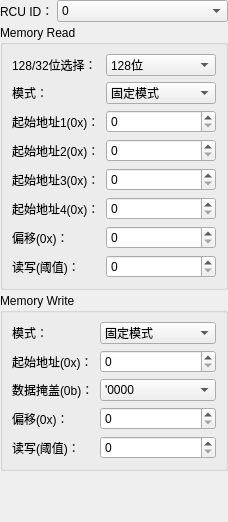
         <widget class="QWidget" name="page_rcu">
          <layout class="QVBoxLayout" name="verticalLayout_16">
           <property name="spacing">
            <number>3</number>
           </property>
           <property name="leftMargin">
            <number>0</number>
           </property>
           <property name="topMargin">
            <number>0</number>
           </property>
           <property name="rightMargin">
            <number>0</number>
           </property>
           <item>
            <layout class="QHBoxLayout" name="horizontalLayout_10">
             <property name="leftMargin">
              <number>0</number>
             </property>
             <property name="rightMargin">
              <number>0</number>
             </property>
             <item>
              <widget class="QLabel" name="label_rcu_id">
               <property name="text">
                <string>RCU ID：</string>
               </property>
               <property name="buddy">
                <cstring>comboBox_rcu_id</cstring>
               </property>
              </widget>
             </item>
             <item>
              <widget class="QComboBox" name="comboBox_rcu_id">
               <property name="sizePolicy">
                <sizepolicy hsizetype="Expanding" vsizetype="Fixed">
                 <horstretch>0</horstretch>
                 <verstretch>0</verstretch>
                </sizepolicy>
               </property>
               <item>
                <property name="text">
                 <string>0</string>
                </property>
               </item>
               <item>
                <property name="text">
                 <string>1</string>
                </property>
               </item>
               <item>
                <property name="text">
                 <string>2</string>
                </property>
               </item>
               <item>
                <property name="text">
                 <string>3</string>
                </property>
               </item>
              </widget>
             </item>
            </layout>
           </item>
           <item>
            <widget class="QGroupBox" name="groupBox">
             <property name="title">
              <string>Memory Read</string>
             </property>
             <layout class="QFormLayout" name="formLayout_3">
              <item row="0" column="0">
               <widget class="QLabel" name="label_18">
                <property name="text">
                 <string>128/32位选择：</string>
                </property>
                <property name="buddy">
                 <cstring>comboBox_rcu_read_post</cstring>
                </property>
               </widget>
              </item>
              <item row="0" column="1">
               <widget class="QComboBox" name="comboBox_rcu_read_post">
                <item>
                 <property name="text">
                  <string>128位</string>
                 </property>
                </item>
                <item>
                 <property name="text">
                  <string>32位</string>
                 </property>
                </item>
               </widget>
              </item>
              <item row="1" column="0">
               <widget class="QLabel" name="label_19">
                <property name="text">
                 <string>模式：</string>
                </property>
                <property name="buddy">
                 <cstring>comboBox_rcu_read_mode</cstring>
                </property>
               </widget>
              </item>
              <item row="1" column="1">
               <widget class="QComboBox" name="comboBox_rcu_read_mode">
                <item>
                 <property name="text">
                  <string>固定模式</string>
                 </property>
                </item>
                <item>
                 <property name="text">
                  <string>累加模式</string>
                 </property>
                </item>
                <item>
                 <property name="text">
                  <string>阈值累加</string>
                 </property>
                </item>
                <item>
                 <property name="text">
                  <string>累加&amp;阈值清零</string>
                 </property>
                </item>
               </widget>
              </item>
              <item row="2" column="0">
               <widget class="QLabel" name="label_address1">
                <property name="text">
                 <string>起始地址1(0x)：</string>
                </property>
                <property name="buddy">
                 <cstring>spinBox_rcu_read_address1</cstring>
                </property>
               </widget>
              </item>
              <item row="2" column="1">
               <widget class="QSpinBox" name="spinBox_rcu_read_address1">
                <property name="maximum">
                 <number>383</number>
                </property>
                <property name="displayIntegerBase">
                 <number>16</number>
                </property>
               </widget>
              </item>
              <item row="3" column="0">
               <widget class="QLabel" name="label_address1_2">
                <property name="text">
                 <string>起始地址2(0x)：</string>
                </property>
                <property name="buddy">
                 <cstring>spinBox_rcu_read_address2</cstring>
                </property>
               </widget>
              </item>
              <item row="3" column="1">
               <widget class="QSpinBox" name="spinBox_rcu_read_address2">
                <property name="maximum">
                 <number>383</number>
                </property>
                <property name="displayIntegerBase">
                 <number>16</number>
                </property>
               </widget>
              </item>
              <item row="4" column="0">
               <widget class="QLabel" name="label_address1_3">
                <property name="text">
                 <string>起始地址3(0x)：</string>
                </property>
                <property name="buddy">
                 <cstring>spinBox_rcu_read_address3</cstring>
                </property>
               </widget>
              </item>
              <item row="4" column="1">
               <widget class="QSpinBox" name="spinBox_rcu_read_address3">
                <property name="maximum">
                 <number>383</number>
                </property>
                <property name="displayIntegerBase">
                 <number>16</number>
                </property>
               </widget>
              </item>
              <item row="5" column="0">
               <widget class="QLabel" name="label_address1_4">
                <property name="text">
                 <string>起始地址4(0x)：</string>
                </property>
                <property name="buddy">
                 <cstring>spinBox_rcu_read_address4</cstring>
                </property>
               </widget>
              </item>
              <item row="5" column="1">
               <widget class="QSpinBox" name="spinBox_rcu_read_address4">
                <property name="maximum">
                 <number>383</number>
                </property>
                <property name="displayIntegerBase">
                 <number>16</number>
                </property>
               </widget>
              </item>
              <item row="6" column="0">
               <widget class="QLabel" name="label_address1_5">
                <property name="text">
                 <string>偏移(0x)：</string>
                </property>
                <property name="buddy">
                 <cstring>spinBox_rcu_read_offset</cstring>
                </property>
               </widget>
              </item>
              <item row="6" column="1">
               <widget class="QSpinBox" name="spinBox_rcu_read_offset">
                <property name="maximum">
                 <number>95</number>
                </property>
                <property name="displayIntegerBase">
                 <number>16</number>
                </property>
               </widget>
              </item>
              <item row="7" column="0">
               <widget class="QLabel" name="label_address1_6">
                <property name="text">
                 <string>读写(阈值)：</string>
                </property>
                <property name="buddy">
                 <cstring>spinBox_rcu_read_rwTimes</cstring>
                </property>
               </widget>
              </item>
              <item row="7" column="1">
               <widget class="QSpinBox" name="spinBox_rcu_read_rwTimes">
                <property name="maximum">
                 <number>255</number>
                </property>
                <property name="displayIntegerBase">
                 <number>10</number>
                </property>
               </widget>
              </item>
             </layout>
            </widget>
           </item>
           <item>
            <widget class="QGroupBox" name="groupBox_2">
             <property name="title">
              <string>Memory Write</string>
             </property>
             <layout class="QFormLayout" name="formLayout_2">
              <item row="0" column="0">
               <widget class="QLabel" name="label_17">
                <property name="text">
                 <string>模式：</string>
                </property>
                <property name="buddy">
                 <cstring>comboBox_rcu_write_mode</cstring>
                </property>
               </widget>
              </item>
              <item row="0" column="1">
               <widget class="QComboBox" name="comboBox_rcu_write_mode">
                <item>
                 <property name="text">
                  <string>固定模式</string>
                 </property>
                </item>
                <item>
                 <property name="text">
                  <string>累加模式</string>
                 </property>
                </item>
                <item>
                 <property name="text">
                  <string>阈值累加</string>
                 </property>
                </item>
                <item>
                 <property name="text">
                  <string>累加&amp;阈值清零</string>
                 </property>
                </item>
               </widget>
              </item>
              <item row="1" column="0">
               <widget class="QLabel" name="label_address1_7">
                <property name="text">
                 <string>起始地址(0x)：</string>
                </property>
                <property name="buddy">
                 <cstring>spinBox_rcu_write_address</cstring>
                </property>
               </widget>
              </item>
              <item row="1" column="1">
               <widget class="QSpinBox" name="spinBox_rcu_write_address">
                <property name="maximum">
                 <number>95</number>
                </property>
                <property name="displayIntegerBase">
                 <number>16</number>
                </property>
               </widget>
              </item>
              <item row="2" column="0">
               <widget class="QLabel" name="label_address1_8">
                <property name="text">
                 <string>数据掩盖(0b)：</string>
                </property>
                <property name="buddy">
                 <cstring>comboBox_rcu_write_mask</cstring>
                </property>
               </widget>
              </item>
              <item row="2" column="1">
               <widget class="QComboBox" name="comboBox_rcu_write_mask">
                <item>
                 <property name="text">
                  <string>'0000</string>
                 </property>
                </item>
                <item>
                 <property name="text">
                  <string>'0001</string>
                 </property>
                </item>
                <item>
                 <property name="text">
                  <string>'0010</string>
                 </property>
                </item>
                <item>
                 <property name="text">
                  <string>'0011</string>
                 </property>
                </item>
                <item>
                 <property name="text">
                  <string>'0100</string>
                 </property>
                </item>
                <item>
                 <property name="text">
                  <string>'0101</string>
                 </property>
                </item>
                <item>
                 <property name="text">
                  <string>'0110</string>
                 </property>
                </item>
                <item>
                 <property name="text">
                  <string>'0111</string>
                 </property>
                </item>
                <item>
                 <property name="text">
                  <string>'1000</string>
                 </property>
                </item>
                <item>
                 <property name="text">
                  <string>'1001</string>
                 </property>
                </item>
                <item>
                 <property name="text">
                  <string>'1010</string>
                 </property>
                </item>
                <item>
                 <property name="text">
                  <string>'1011</string>
                 </property>
                </item>
                <item>
                 <property name="text">
                  <string>'1100</string>
                 </property>
                </item>
                <item>
                 <property name="text">
                  <string>'1101</string>
                 </property>
                </item>
                <item>
                 <property name="text">
                  <string>'1110</string>
                 </property>
                </item>
                <item>
                 <property name="text">
                  <string>'1111</string>
                 </property>
                </item>
               </widget>
              </item>
              <item row="3" column="0">
               <widget class="QLabel" name="label_address1_11">
                <property name="text">
                 <string>偏移(0x)：</string>
                </property>
                <property name="buddy">
                 <cstring>spinBox_rcu_write_offset</cstring>
                </property>
               </widget>
              </item>
              <item row="3" column="1">
               <widget class="QSpinBox" name="spinBox_rcu_write_offset">
                <property name="maximum">
                 <number>95</number>
                </property>
                <property name="displayIntegerBase">
                 <number>16</number>
                </property>
               </widget>
              </item>
              <item row="4" column="0">
               <widget class="QLabel" name="label_address1_12">
                <property name="text">
                 <string>读写(阈值)：</string>
                </property>
                <property name="buddy">
                 <cstring>spinBox_rcu_write_rwTimes</cstring>
                </property>
               </widget>
              </item>
              <item row="4" column="1">
               <widget class="QSpinBox" name="spinBox_rcu_write_rwTimes">
                <property name="maximum">
                 <number>255</number>
                </property>
               </widget>
              </item>
             </layout>
            </widget>
           </item>
           <item>
            <spacer name="verticalSpacer_3">
             <property name="orientation">
              <enum>Qt::Vertical</enum>
             </property>
             <property name="sizeHint" stdset="0">
              <size>
               <width>20</width>
               <height>40</height>
              </size>
             </property>
            </spacer>
           </item>
          </layout>
         </widget>
